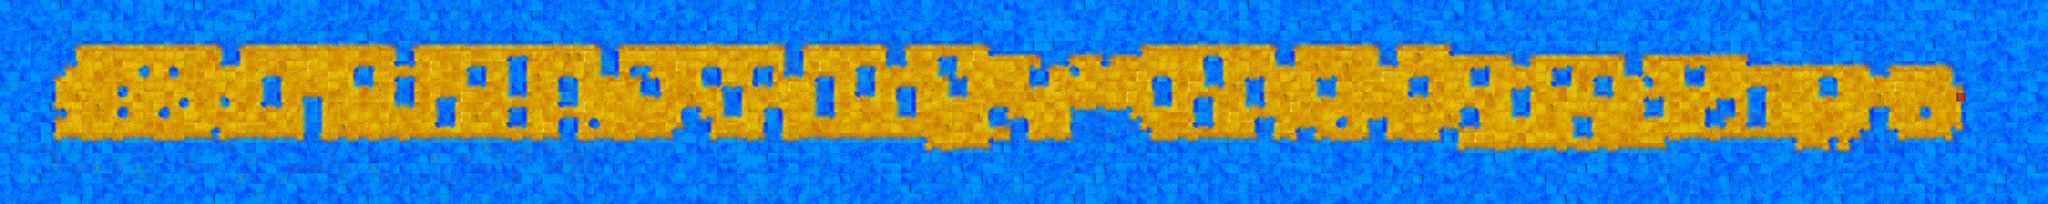

Rendered tile map (Tiled .tmx) drawn with the repository's tilesets; below, a short description and the map source with its tile grids summarised:
An orthogonal 200x20 tile map with 32x32 px tiles, 2 tile layers (ground, objects) and 12 objects (start).

<map version="1.0" orientation="orthogonal" renderorder="right-down" width="200" height="20" tilewidth="32" tileheight="32" nextobjectid="32">
 <tileset firstgid="1" source="baseTiles.tsx" />
 <layer name="ground" width="200" height="20">
  <data>[4000 cells, 4000 non-empty, 120 distinct tile ids]</data>
 </layer>
 <layer name="objects" width="200" height="20">
  <data>[4000 cells, 1 non-empty, 1 distinct tile ids]</data>
 </layer>
 <objectgroup name="info">
  <object id="3" name="start" x="295.035" y="296.302" width="23.8367" height="24.7438">
   <properties>
    <property name="type" value="start" />
   </properties>
  </object>
  <object id="8" x="13.1687" y="155.121" width="5840.76" height="271.218">
   <properties>
    <property name="dir" type="int" value="1" />
    <property name="speedA" type="int" value="4" />
    <property name="speedB" type="int" value="5" />
    <property name="type" value="wave" />
    <property name="wtype" type="int" value="0" />
   </properties>
  </object>
  <object id="21" x="680.34" y="113.587" width="106.188" height="116.21">
   <properties>
    <property name="dir" type="int" value="2" />
    <property name="type" value="wave" />
    <property name="wtype" type="int" value="0" />
   </properties>
  </object>
  <object id="22" x="1707.89" y="289.23" width="118.112" height="179.803">
   <properties>
    <property name="dir" type="int" value="0" />
    <property name="type" value="wave" />
    <property name="wtype" type="int" value="0" />
   </properties>
  </object>
  <object id="23" x="791.339" y="364.735" width="106.188" height="116.21">
   <properties>
    <property name="dir" type="int" value="0" />
    <property name="offset" type="int" value="1" />
    <property name="type" value="wave" />
    <property name="wtype" type="int" value="0" />
   </properties>
  </object>
  <object id="24" x="1197.65" y="129.635" width="106.188" height="116.21">
   <properties>
    <property name="dir" type="int" value="2" />
    <property name="type" value="wave" />
    <property name="wtype" type="int" value="0" />
   </properties>
  </object>
  <object id="25" x="2081.9" y="73.9566" width="208.903" height="116.21">
   <properties>
    <property name="dir" type="int" value="2" />
    <property name="type" value="wave" />
    <property name="wtype" type="int" value="0" />
   </properties>
  </object>
  <object id="27" x="2501.47" y="401.661" width="338.215" height="84.4252">
   <properties>
    <property name="dir" type="int" value="0" />
    <property name="speedA" type="int" value="2" />
    <property name="speedB" type="int" value="2" />
    <property name="type" value="wave" />
    <property name="wtype" type="int" value="0" />
   </properties>
  </object>
  <object id="28" x="3228.96" y="19.7437" width="106.188" height="192.207">
   <properties>
    <property name="dir" type="int" value="2" />
    <property name="type" value="wave" />
    <property name="wtype" type="int" value="0" />
   </properties>
  </object>
  <object id="29" x="3912.72" y="40.6484" width="106.188" height="179.541">
   <properties>
    <property name="dir" type="int" value="2" />
    <property name="offset" type="int" value="3" />
    <property name="type" value="wave" />
    <property name="wtype" type="int" value="0" />
   </properties>
  </object>
  <object id="30" x="4613.57" y="144.501" width="106.188" height="84.5444">
   <properties>
    <property name="dir" type="int" value="2" />
    <property name="speedA" type="int" value="3" />
    <property name="speedB" type="int" value="4" />
    <property name="type" value="wave" />
    <property name="wtype" type="int" value="0" />
   </properties>
  </object>
  <object id="31" x="5297.33" y="87.5027" width="106.188" height="141.542">
   <properties>
    <property name="dir" type="int" value="2" />
    <property name="offset" type="int" value="2" />
    <property name="type" value="wave" />
    <property name="wtype" type="int" value="0" />
   </properties>
  </object>
 </objectgroup>
</map>